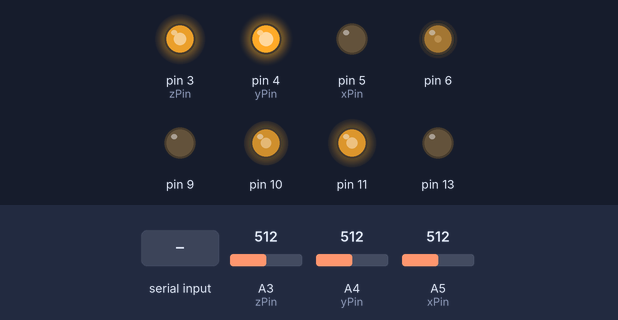
The sketch below on a simulated Arduino Mega 2560, built with avr-gcc and run on an emulated ATmega2560. On the bench: output pins drawn as LEDs (lit = HIGH). The test bench sets the inputs (shaded band); at power-on: A3 (zPin) = 512, A4 (yPin) = 512, A5 (xPin) = 512.

Above: at 7.7 s.
7.8 s: "2\n" received over the second serial link
At 9.0 s:
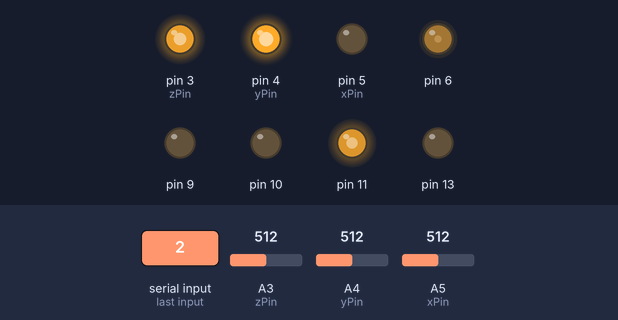
9.3 s: "30,150\n" received over the second serial link
At 10.4 s:
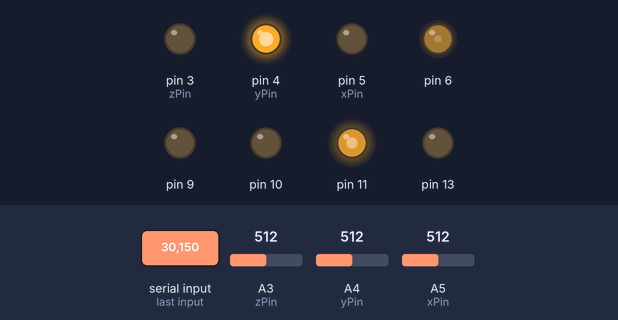
10.8 s: "1\n" received over the second serial link
At 11.4 s:
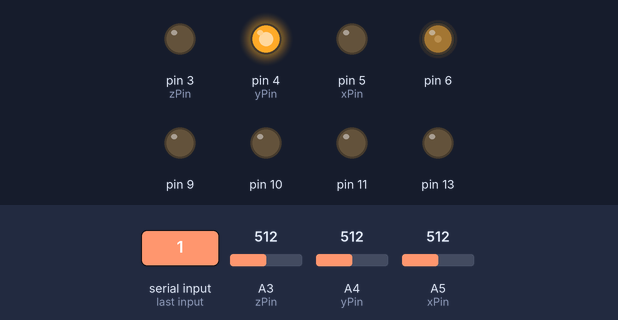
12.3 s: "5\n" received over the second serial link
At 12.6 s:
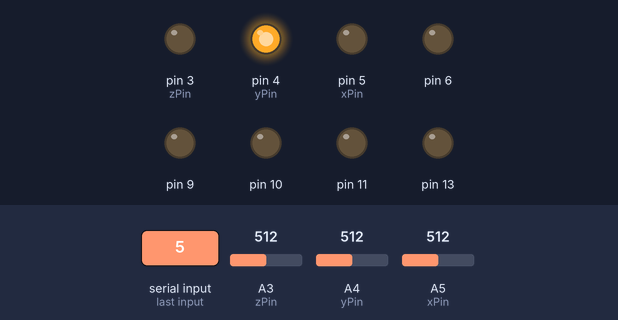
13.8 s: "90,45\n" received over the second serial link
At 14.8 s:
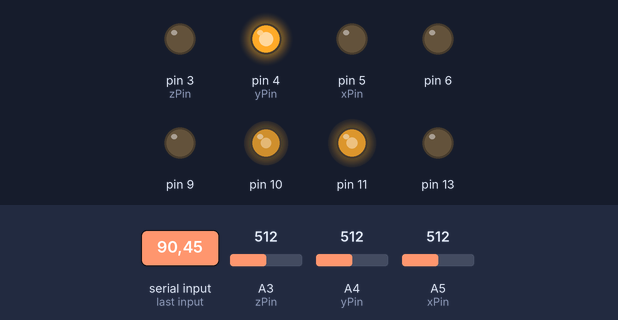
15.3 s: "200\n" received over the second serial link
At 16.0 s:
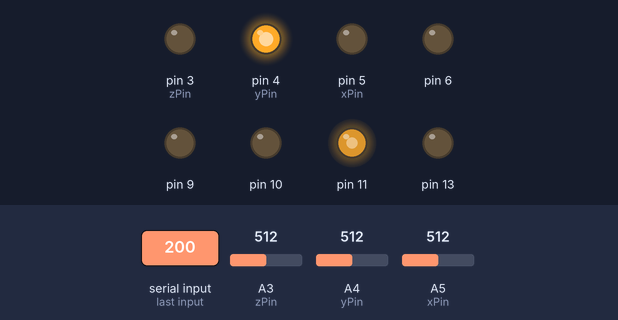
Timing chart, 0 to 17.8 s (numbered marks = the images above; inputs shaded):
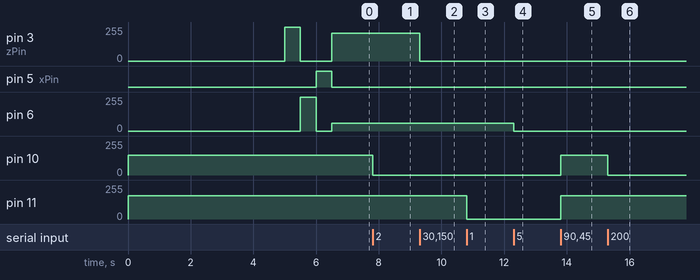

Measured:
- after the input at 7.8 s, pin 10: 148/255 → 0/255 at once
- after the input at 9.3 s, pin 3 (zPin): 210/255 → 0/255 at once
- after the input at 10.8 s, pin 11: 176/255 → 0/255 at once
- after the input at 12.3 s, pin 6: 58/255 → 0/255 at once
- after the input at 13.8 s, pin 10: 0/255 → 148/255 at once; pin 11: 0/255 → 176/255 at once
- after the input at 15.3 s, pin 10: 148/255 → 0/255 at once

The sketch:

chair_serial_control.ino
```cpp
//#include <Servo.h>

//Servo servoA;
//Servo servoB;

String readString;
String cmdstr;

String valstr;

int val= 0;
int cmd = 0;

const int xPin = 5;
const int yPin = 4;
const int zPin = 3;

int accminVal = 265;
int accmaxVal = 402;

double x;
double y;
double z;

char sprintbuf [40];

void setup(){
  //  TCCR1B = TCCR1B & 0b11111000 | 0x01;
  Serial1.begin(57600);
  //enable slave mode
  pinMode(3, OUTPUT);
  pinMode(5, OUTPUT);
  pinMode(6, OUTPUT);
  //  pinMode(MISO,OUTPUT);
  pinMode(10, OUTPUT);
  pinMode(11, OUTPUT);
  pinMode(4, OUTPUT);
  pinMode(9, OUTPUT);
  pinMode(13, OUTPUT);
  //  SPCR |= _BV(SPE);


  analogWrite(10, 148);
  analogWrite(11, 176);
  delay(5000);
  digitalWrite(4, HIGH);
  analogWrite(3, 255);
  delay(500);
  analogWrite(3, 0);
  analogWrite(6, 255);
  delay(500);
  analogWrite(6, 0);
  analogWrite(5, 255);
  delay(500);
  analogWrite(5, 0);
  analogWrite(6, 58);
  analogWrite(3, 210);

  //  SPI.attachInterrupt();
  Serial1.println("Serial Testing");
//  servoA.attach(9);
//  servoB.attach(10);
}

void loop(){
  cmd = 0;
  cmdstr = "";
  val = 0;
  valstr = "";

    //read the analog values from the accelerometer
  analogReference(EXTERNAL);
  int xRead = analogRead(xPin);
  analogReference(EXTERNAL);
  int yRead = analogRead(yPin);
  analogReference(EXTERNAL);
  int zRead = analogRead(zPin);

  int xAng = map(xRead, accminVal, accmaxVal, -90, 90);
  int yAng = map(yRead, accminVal, accmaxVal, -90, 90);
  int zAng = map(zRead, accminVal, accmaxVal, -90, 90);

  //Caculate 360deg values like so: atan2(-yAng, -zAng)
  //atan2 outputs the value of -π to π (radians)
  //We are then converting the radians to degrees
  x = RAD_TO_DEG * (atan2(-yAng, -zAng) + PI);
  y = RAD_TO_DEG * (atan2(-xAng, -zAng) + PI);
  z = RAD_TO_DEG * (atan2(-yAng, -xAng) + PI);

  sprintf(sprintbuf, "X:%x  Y:%x  Z:%x", xRead, yRead,zRead);
  Serial1.println(sprintbuf);
//  Serial1.println(xRead);
//  Serial1.println("Y");
//  Serial1.println(yRead);
//  Serial1.println("Z");
//  Serial1.println(zRead);

  while (Serial1.available() > 0){
//    delay(1);
    char c = Serial1.read();
    readString += c;


  if(c == '\n'){
    cmdstr = readString.substring(0,1);
    valstr = readString.substring(1,4);

    cmd = cmdstr.toInt();
    val = valstr.toInt();

    Serial1.println(cmd);
    Serial1.println(val);

    if(cmd == 0) {
      Serial1.println("STOP");
      //  Serial1.print(String(buf[1]));
      Serial1.println(val);
      analogWrite(10, 148);
      analogWrite(11, 176);
    }

    else if(cmd == 2) {
      Serial1.println("X");
      //  Serial1.print(String(buf[1]));
      Serial1.println(val);
      analogWrite(10, val);
    }

    else if(cmd ==1){
      Serial1.println("Y");
      //  Serial1.print(String(buf[1]));
      Serial1.println(val);
      analogWrite(11, val);
    }
    else if(cmd == 3){
      Serial1.println("A button");
      Serial1.println(val);
      analogWrite(3, val);
    }
    else if(cmd == 4){
      Serial1.println("X button");
      Serial1.println(val);
      analogWrite(5, val);
    }
    else if(cmd == 5){
      Serial1.println("B button");
      Serial1.println(val);
      analogWrite(6, val);
    }
    else if(cmd == 6){
      Serial1.println("Off");
      Serial1.println(val);
      analogWrite(3, 0);
      analogWrite(5, 0);
      analogWrite(6, 0);
    }
//    else if(cmd == 7){
//      Serial1.println("Servo Y");
//      Serial1.println(val);
//      servoA.write(val);
//    }
//    else if(cmd == 8){
//    Serial1.println("Servo X");
//      Serial1.println(val);
//      servoB.write(val);
//    }

    else {
      analogWrite(10, 148);
      analogWrite(11, 176);
    }

    Serial1.println();
    readString="";
  }
  }
//readString="";
}
```
